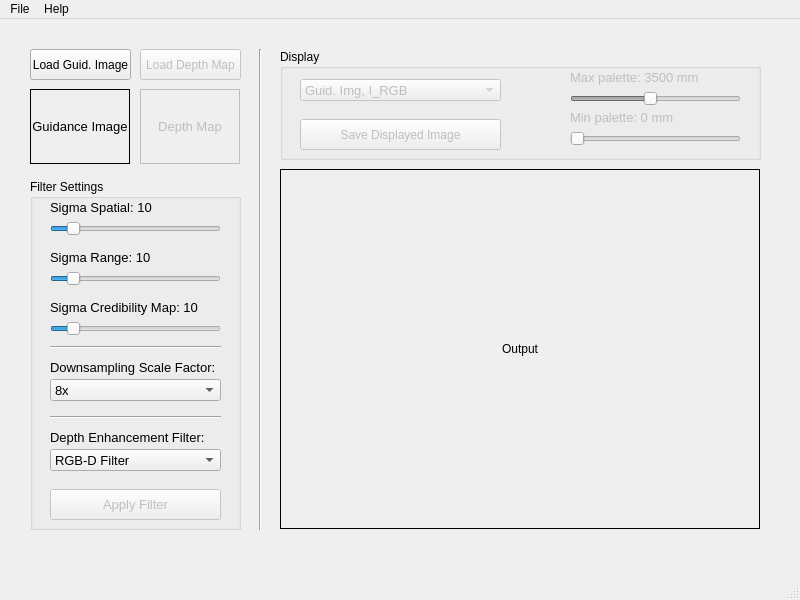
<?xml version="1.0" encoding="UTF-8"?>
<ui version="4.0">
 <class>MainWindow</class>
 <widget class="QMainWindow" name="MainWindow">
  <property name="geometry">
   <rect>
    <x>0</x>
    <y>0</y>
    <width>800</width>
    <height>600</height>
   </rect>
  </property>
  <property name="minimumSize">
   <size>
    <width>800</width>
    <height>600</height>
   </size>
  </property>
  <property name="maximumSize">
   <size>
    <width>800</width>
    <height>600</height>
   </size>
  </property>
  <property name="windowTitle">
   <string>Depth Enhancement by means of Data Fusion - http://www.frederic-garcia-becerro.com - frederic.garcia.becerro@gmail.com</string>
  </property>
  <widget class="QWidget" name="centralWidget">
   <widget class="QGroupBox" name="ui_gb_FilterSettings">
    <property name="geometry">
     <rect>
      <x>30</x>
      <y>160</y>
      <width>211</width>
      <height>351</height>
     </rect>
    </property>
    <property name="title">
     <string>Filter Settings</string>
    </property>
    <widget class="QSlider" name="ui_sl_sigmaSpatial">
     <property name="geometry">
      <rect>
       <x>20</x>
       <y>40</y>
       <width>171</width>
       <height>19</height>
      </rect>
     </property>
     <property name="maximum">
      <number>100</number>
     </property>
     <property name="value">
      <number>10</number>
     </property>
     <property name="orientation">
      <enum>Qt::Horizontal</enum>
     </property>
    </widget>
    <widget class="QLabel" name="ui_lbl_sigmaSpatial">
     <property name="geometry">
      <rect>
       <x>20</x>
       <y>20</y>
       <width>171</width>
       <height>16</height>
      </rect>
     </property>
     <property name="font">
      <font>
       <pointsize>10</pointsize>
       <weight>50</weight>
       <bold>false</bold>
      </font>
     </property>
     <property name="text">
      <string>Sigma Spatial: 10</string>
     </property>
    </widget>
    <widget class="QLabel" name="ui_lbl_sigmaRange">
     <property name="geometry">
      <rect>
       <x>20</x>
       <y>70</y>
       <width>171</width>
       <height>16</height>
      </rect>
     </property>
     <property name="font">
      <font>
       <pointsize>10</pointsize>
       <weight>50</weight>
       <bold>false</bold>
      </font>
     </property>
     <property name="text">
      <string>Sigma Range: 10</string>
     </property>
    </widget>
    <widget class="QSlider" name="ui_sl_sigmaRange">
     <property name="geometry">
      <rect>
       <x>20</x>
       <y>90</y>
       <width>171</width>
       <height>19</height>
      </rect>
     </property>
     <property name="maximum">
      <number>100</number>
     </property>
     <property name="value">
      <number>10</number>
     </property>
     <property name="orientation">
      <enum>Qt::Horizontal</enum>
     </property>
    </widget>
    <widget class="QLabel" name="ui_lbl_sigmaCredMap">
     <property name="geometry">
      <rect>
       <x>20</x>
       <y>120</y>
       <width>191</width>
       <height>16</height>
      </rect>
     </property>
     <property name="font">
      <font>
       <pointsize>10</pointsize>
       <weight>50</weight>
       <bold>false</bold>
      </font>
     </property>
     <property name="frameShape">
      <enum>QFrame::NoFrame</enum>
     </property>
     <property name="text">
      <string>Sigma Credibility Map: 10</string>
     </property>
    </widget>
    <widget class="QSlider" name="ui_sl_sigmaCredMap">
     <property name="geometry">
      <rect>
       <x>20</x>
       <y>140</y>
       <width>171</width>
       <height>19</height>
      </rect>
     </property>
     <property name="maximum">
      <number>100</number>
     </property>
     <property name="singleStep">
      <number>1</number>
     </property>
     <property name="pageStep">
      <number>10</number>
     </property>
     <property name="value">
      <number>10</number>
     </property>
     <property name="sliderPosition">
      <number>10</number>
     </property>
     <property name="orientation">
      <enum>Qt::Horizontal</enum>
     </property>
    </widget>
    <widget class="Line" name="line_1">
     <property name="geometry">
      <rect>
       <x>20</x>
       <y>230</y>
       <width>171</width>
       <height>16</height>
      </rect>
     </property>
     <property name="orientation">
      <enum>Qt::Horizontal</enum>
     </property>
    </widget>
    <widget class="QComboBox" name="ui_cb_dataFusion_Filter">
     <property name="geometry">
      <rect>
       <x>20</x>
       <y>270</y>
       <width>171</width>
       <height>22</height>
      </rect>
     </property>
     <property name="font">
      <font>
       <pointsize>10</pointsize>
       <weight>50</weight>
       <bold>false</bold>
      </font>
     </property>
     <property name="currentIndex">
      <number>0</number>
     </property>
     <item>
      <property name="text">
       <string>RGB-D Filter</string>
      </property>
     </item>
     <item>
      <property name="text">
       <string>UML Filter (RGB)</string>
      </property>
     </item>
     <item>
      <property name="text">
       <string>UML Filter (Grayscale)</string>
      </property>
     </item>
     <item>
      <property name="text">
       <string>PWAS Filter (RGB)</string>
      </property>
     </item>
     <item>
      <property name="text">
       <string>PWAS Filter (Grayscale)</string>
      </property>
     </item>
     <item>
      <property name="text">
       <string>JBU Filter (Grayscale)</string>
      </property>
     </item>
     <item>
      <property name="text">
       <string>Bilateral Filter</string>
      </property>
     </item>
     <item>
      <property name="text">
       <string>-------------------------------------------</string>
      </property>
     </item>
     <item>
      <property name="text">
       <string>JBU Filter (Kopf et al.)</string>
      </property>
     </item>
     <item>
      <property name="text">
       <string>NJBU Filter (Kim et al.)</string>
      </property>
     </item>
     <item>
      <property name="text">
       <string>NAFDU Filter (Chan et al.)</string>
      </property>
     </item>
    </widget>
    <widget class="QPushButton" name="ui_pb_ApplyFilter">
     <property name="enabled">
      <bool>false</bool>
     </property>
     <property name="geometry">
      <rect>
       <x>20</x>
       <y>310</y>
       <width>171</width>
       <height>31</height>
      </rect>
     </property>
     <property name="font">
      <font>
       <pointsize>10</pointsize>
      </font>
     </property>
     <property name="text">
      <string>Apply Filter</string>
     </property>
    </widget>
    <widget class="Line" name="line_0">
     <property name="geometry">
      <rect>
       <x>20</x>
       <y>160</y>
       <width>171</width>
       <height>16</height>
      </rect>
     </property>
     <property name="orientation">
      <enum>Qt::Horizontal</enum>
     </property>
    </widget>
    <widget class="QComboBox" name="ui_cb_dataFusion_Downsampling">
     <property name="geometry">
      <rect>
       <x>20</x>
       <y>200</y>
       <width>171</width>
       <height>22</height>
      </rect>
     </property>
     <property name="font">
      <font>
       <pointsize>10</pointsize>
       <weight>50</weight>
       <bold>false</bold>
      </font>
     </property>
     <property name="currentIndex">
      <number>3</number>
     </property>
     <item>
      <property name="text">
       <string>1x</string>
      </property>
     </item>
     <item>
      <property name="text">
       <string>2x</string>
      </property>
     </item>
     <item>
      <property name="text">
       <string>4x</string>
      </property>
     </item>
     <item>
      <property name="text">
       <string>8x</string>
      </property>
     </item>
     <item>
      <property name="text">
       <string>16x</string>
      </property>
     </item>
    </widget>
    <widget class="QLabel" name="ui_lbl_downsampling_factor">
     <property name="geometry">
      <rect>
       <x>20</x>
       <y>180</y>
       <width>171</width>
       <height>16</height>
      </rect>
     </property>
     <property name="font">
      <font>
       <pointsize>10</pointsize>
       <weight>50</weight>
       <bold>false</bold>
      </font>
     </property>
     <property name="text">
      <string>Downsampling Scale Factor:</string>
     </property>
    </widget>
    <widget class="QLabel" name="ui_lbl_filter">
     <property name="geometry">
      <rect>
       <x>20</x>
       <y>250</y>
       <width>171</width>
       <height>16</height>
      </rect>
     </property>
     <property name="font">
      <font>
       <pointsize>10</pointsize>
       <weight>50</weight>
       <bold>false</bold>
      </font>
     </property>
     <property name="text">
      <string>Depth Enhancement Filter:</string>
     </property>
    </widget>
   </widget>
   <widget class="QGroupBox" name="ui_gb_Display">
    <property name="geometry">
     <rect>
      <x>280</x>
      <y>30</y>
      <width>481</width>
      <height>111</height>
     </rect>
    </property>
    <property name="title">
     <string>Display</string>
    </property>
    <widget class="QComboBox" name="ui_cb_dataFusion_Display">
     <property name="enabled">
      <bool>false</bool>
     </property>
     <property name="geometry">
      <rect>
       <x>20</x>
       <y>30</y>
       <width>201</width>
       <height>22</height>
      </rect>
     </property>
     <property name="font">
      <font>
       <pointsize>10</pointsize>
       <weight>50</weight>
       <bold>false</bold>
      </font>
     </property>
     <property name="currentIndex">
      <number>0</number>
     </property>
     <item>
      <property name="text">
       <string>Guid. Img, I_RGB</string>
      </property>
     </item>
     <item>
      <property name="text">
       <string>Guid. Img, I</string>
      </property>
     </item>
     <item>
      <property name="text">
       <string>DS Guid. Img, I_ds</string>
      </property>
     </item>
     <item>
      <property name="text">
       <string>Depth Map, D</string>
      </property>
     </item>
     <item>
      <property name="text">
       <string>DS Depth Map, D_ds</string>
      </property>
     </item>
     <item>
      <property name="text">
       <string>Credibility Map, Q</string>
      </property>
     </item>
     <item>
      <property name="text">
       <string>DS Credibility Map, Q_ds</string>
      </property>
     </item>
     <item>
      <property name="text">
       <string>Blending Mask, B</string>
      </property>
     </item>
     <item>
      <property name="text">
       <string>Enhanced Depth Map, J</string>
      </property>
     </item>
    </widget>
    <widget class="QSlider" name="ui_sl_minPalette">
     <property name="enabled">
      <bool>false</bool>
     </property>
     <property name="geometry">
      <rect>
       <x>290</x>
       <y>80</y>
       <width>171</width>
       <height>19</height>
      </rect>
     </property>
     <property name="maximum">
      <number>750</number>
     </property>
     <property name="value">
      <number>0</number>
     </property>
     <property name="orientation">
      <enum>Qt::Horizontal</enum>
     </property>
    </widget>
    <widget class="QLabel" name="ui_lbl_minPalette">
     <property name="enabled">
      <bool>false</bool>
     </property>
     <property name="geometry">
      <rect>
       <x>290</x>
       <y>60</y>
       <width>171</width>
       <height>16</height>
      </rect>
     </property>
     <property name="font">
      <font>
       <pointsize>10</pointsize>
       <weight>50</weight>
       <bold>false</bold>
      </font>
     </property>
     <property name="text">
      <string>Min palette: 0 mm</string>
     </property>
    </widget>
    <widget class="QSlider" name="ui_sl_maxPalette">
     <property name="enabled">
      <bool>false</bool>
     </property>
     <property name="geometry">
      <rect>
       <x>290</x>
       <y>40</y>
       <width>171</width>
       <height>19</height>
      </rect>
     </property>
     <property name="maximum">
      <number>750</number>
     </property>
     <property name="value">
      <number>350</number>
     </property>
     <property name="orientation">
      <enum>Qt::Horizontal</enum>
     </property>
    </widget>
    <widget class="QLabel" name="ui_lbl_maxPalette">
     <property name="enabled">
      <bool>false</bool>
     </property>
     <property name="geometry">
      <rect>
       <x>290</x>
       <y>20</y>
       <width>171</width>
       <height>16</height>
      </rect>
     </property>
     <property name="font">
      <font>
       <pointsize>10</pointsize>
       <weight>50</weight>
       <bold>false</bold>
      </font>
     </property>
     <property name="text">
      <string>Max palette: 3500 mm</string>
     </property>
    </widget>
    <widget class="QPushButton" name="ui_pb_SaveDisplayedImage">
     <property name="enabled">
      <bool>false</bool>
     </property>
     <property name="geometry">
      <rect>
       <x>20</x>
       <y>70</y>
       <width>201</width>
       <height>31</height>
      </rect>
     </property>
     <property name="text">
      <string>Save Displayed Image</string>
     </property>
    </widget>
   </widget>
   <widget class="QLabel" name="ui_lbl_dataFusion_smallWin_Depth">
    <property name="enabled">
     <bool>false</bool>
    </property>
    <property name="geometry">
     <rect>
      <x>140</x>
      <y>70</y>
      <width>100</width>
      <height>75</height>
     </rect>
    </property>
    <property name="minimumSize">
     <size>
      <width>100</width>
      <height>75</height>
     </size>
    </property>
    <property name="maximumSize">
     <size>
      <width>100</width>
      <height>75</height>
     </size>
    </property>
    <property name="font">
     <font>
      <pointsize>10</pointsize>
      <weight>50</weight>
      <bold>false</bold>
     </font>
    </property>
    <property name="frameShape">
     <enum>QFrame::Box</enum>
    </property>
    <property name="text">
     <string>Depth Map</string>
    </property>
    <property name="alignment">
     <set>Qt::AlignCenter</set>
    </property>
   </widget>
   <widget class="QLabel" name="ui_lbl_dataFusion_smallWin_RGB">
    <property name="geometry">
     <rect>
      <x>30</x>
      <y>70</y>
      <width>100</width>
      <height>75</height>
     </rect>
    </property>
    <property name="minimumSize">
     <size>
      <width>100</width>
      <height>75</height>
     </size>
    </property>
    <property name="maximumSize">
     <size>
      <width>100</width>
      <height>75</height>
     </size>
    </property>
    <property name="font">
     <font>
      <pointsize>10</pointsize>
      <weight>50</weight>
      <bold>false</bold>
     </font>
    </property>
    <property name="frameShape">
     <enum>QFrame::Box</enum>
    </property>
    <property name="text">
     <string>Guidance Image</string>
    </property>
    <property name="alignment">
     <set>Qt::AlignCenter</set>
    </property>
   </widget>
   <widget class="QLabel" name="ui_lbl_dataFusion_mainWin">
    <property name="geometry">
     <rect>
      <x>280</x>
      <y>150</y>
      <width>480</width>
      <height>360</height>
     </rect>
    </property>
    <property name="minimumSize">
     <size>
      <width>320</width>
      <height>240</height>
     </size>
    </property>
    <property name="maximumSize">
     <size>
      <width>640</width>
      <height>480</height>
     </size>
    </property>
    <property name="mouseTracking">
     <bool>false</bool>
    </property>
    <property name="frameShape">
     <enum>QFrame::Box</enum>
    </property>
    <property name="text">
     <string>Output</string>
    </property>
    <property name="alignment">
     <set>Qt::AlignCenter</set>
    </property>
   </widget>
   <widget class="QPushButton" name="ui_pb_LoadDepthMap">
    <property name="enabled">
     <bool>false</bool>
    </property>
    <property name="geometry">
     <rect>
      <x>140</x>
      <y>30</y>
      <width>101</width>
      <height>31</height>
     </rect>
    </property>
    <property name="text">
     <string>Load Depth Map</string>
    </property>
   </widget>
   <widget class="QPushButton" name="ui_pb_LoadGuidImage">
    <property name="geometry">
     <rect>
      <x>30</x>
      <y>30</y>
      <width>101</width>
      <height>31</height>
     </rect>
    </property>
    <property name="text">
     <string>Load Guid. Image</string>
    </property>
   </widget>
   <widget class="Line" name="line">
    <property name="geometry">
     <rect>
      <x>250</x>
      <y>30</y>
      <width>20</width>
      <height>481</height>
     </rect>
    </property>
    <property name="orientation">
     <enum>Qt::Vertical</enum>
    </property>
   </widget>
  </widget>
  <widget class="QMenuBar" name="menuBar">
   <property name="geometry">
    <rect>
     <x>0</x>
     <y>0</y>
     <width>800</width>
     <height>21</height>
    </rect>
   </property>
   <widget class="QMenu" name="menuFile">
    <property name="title">
     <string>File</string>
    </property>
    <addaction name="actionLoad_Guid_Image_I"/>
    <addaction name="actionLoad_Depth_Map_D"/>
    <addaction name="actionSave_Displayed_Image"/>
    <addaction name="separator"/>
    <addaction name="actionExit"/>
   </widget>
   <widget class="QMenu" name="menuAbout">
    <property name="title">
     <string>Help</string>
    </property>
    <addaction name="actionAbout"/>
   </widget>
   <addaction name="menuFile"/>
   <addaction name="menuAbout"/>
  </widget>
  <widget class="QStatusBar" name="statusBar"/>
  <action name="actionExit">
   <property name="text">
    <string>Exit</string>
   </property>
  </action>
  <action name="actionLoad_Guid_Image_I">
   <property name="text">
    <string>Load Guid. Image, I</string>
   </property>
  </action>
  <action name="actionLoad_Depth_Map_D">
   <property name="enabled">
    <bool>false</bool>
   </property>
   <property name="text">
    <string>Load Depth Map, D</string>
   </property>
  </action>
  <action name="actionSave_Displayed_Image">
   <property name="enabled">
    <bool>false</bool>
   </property>
   <property name="text">
    <string>Save Displayed Image</string>
   </property>
  </action>
  <action name="actionAbout">
   <property name="text">
    <string>About...</string>
   </property>
  </action>
 </widget>
 <layoutdefault spacing="6" margin="11"/>
 <resources/>
 <connections/>
</ui>
